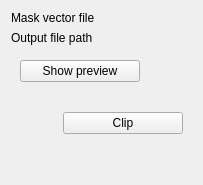
<?xml version="1.0" encoding="UTF-8"?>
<ui version="4.0">
 <class>ClipWidget</class>
 <widget class="QWidget" name="ClipWidget">
  <layout class="QGridLayout" name="gridLayout_26">
   <item row="4" column="0">
    <spacer name="verticalSpacer_5">
     <property name="orientation">
      <enum>Qt::Vertical</enum>
     </property>
     <property name="sizeHint" stdset="0">
      <size>
       <width>20</width>
       <height>40</height>
      </size>
     </property>
    </spacer>
   </item>
   <item row="3" column="0" colspan="2">
    <widget class="QFrame" name="clip_frame_2">
     <property name="frameShape">
      <enum>QFrame::NoFrame</enum>
     </property>
     <property name="frameShadow">
      <enum>QFrame::Raised</enum>
     </property>
     <layout class="QGridLayout" name="gridLayout_27">
      <property name="topMargin">
       <number>0</number>
      </property>
      <property name="bottomMargin">
       <number>0</number>
      </property>
      <item row="1" column="1">
       <spacer name="horizontalSpacer_2">
        <property name="orientation">
         <enum>Qt::Horizontal</enum>
        </property>
        <property name="sizeHint" stdset="0">
         <size>
          <width>40</width>
          <height>20</height>
         </size>
        </property>
       </spacer>
      </item>
      <item row="1" column="2">
       <widget class="QPushButton" name="clip_btn">
        <property name="minimumSize">
         <size>
          <width>120</width>
          <height>0</height>
         </size>
        </property>
        <property name="maximumSize">
         <size>
          <width>120</width>
          <height>16777215</height>
         </size>
        </property>
        <property name="text">
         <string>Clip</string>
        </property>
       </widget>
      </item>
     </layout>
    </widget>
   </item>
   <item row="0" column="0">
    <widget class="QLabel" name="mask_file_label">
     <property name="text">
      <string>Mask vector file</string>
     </property>
    </widget>
   </item>
   <item row="2" column="0" colspan="2">
    <widget class="QFrame" name="clip_frame">
     <property name="frameShape">
      <enum>QFrame::NoFrame</enum>
     </property>
     <property name="frameShadow">
      <enum>QFrame::Raised</enum>
     </property>
     <layout class="QGridLayout" name="gridLayout_31">
      <property name="topMargin">
       <number>9</number>
      </property>
      <property name="rightMargin">
       <number>0</number>
      </property>
      <item row="0" column="2">
       <spacer name="horizontalSpacer_3">
        <property name="orientation">
         <enum>Qt::Horizontal</enum>
        </property>
        <property name="sizeHint" stdset="0">
         <size>
          <width>40</width>
          <height>20</height>
         </size>
        </property>
       </spacer>
      </item>
      <item row="0" column="0">
       <widget class="QPushButton" name="clip_preview_btn">
        <property name="minimumSize">
         <size>
          <width>120</width>
          <height>0</height>
         </size>
        </property>
        <property name="text">
         <string>Show preview</string>
        </property>
       </widget>
      </item>
      <item row="1" column="0" colspan="3">
       <widget class="QFrame" name="clip_preview_frame">
        <property name="frameShape">
         <enum>QFrame::NoFrame</enum>
        </property>
        <property name="frameShadow">
         <enum>QFrame::Raised</enum>
        </property>
        <layout class="QGridLayout" name="gridLayout_32">
         <property name="topMargin">
          <number>0</number>
         </property>
         <property name="rightMargin">
          <number>0</number>
         </property>
        </layout>
       </widget>
      </item>
     </layout>
    </widget>
   </item>
   <item row="1" column="0">
    <widget class="QLabel" name="clip_output_label">
     <property name="text">
      <string>Output file path</string>
     </property>
    </widget>
   </item>
  </layout>
 </widget>
 <resources />
 <connections />
</ui>
